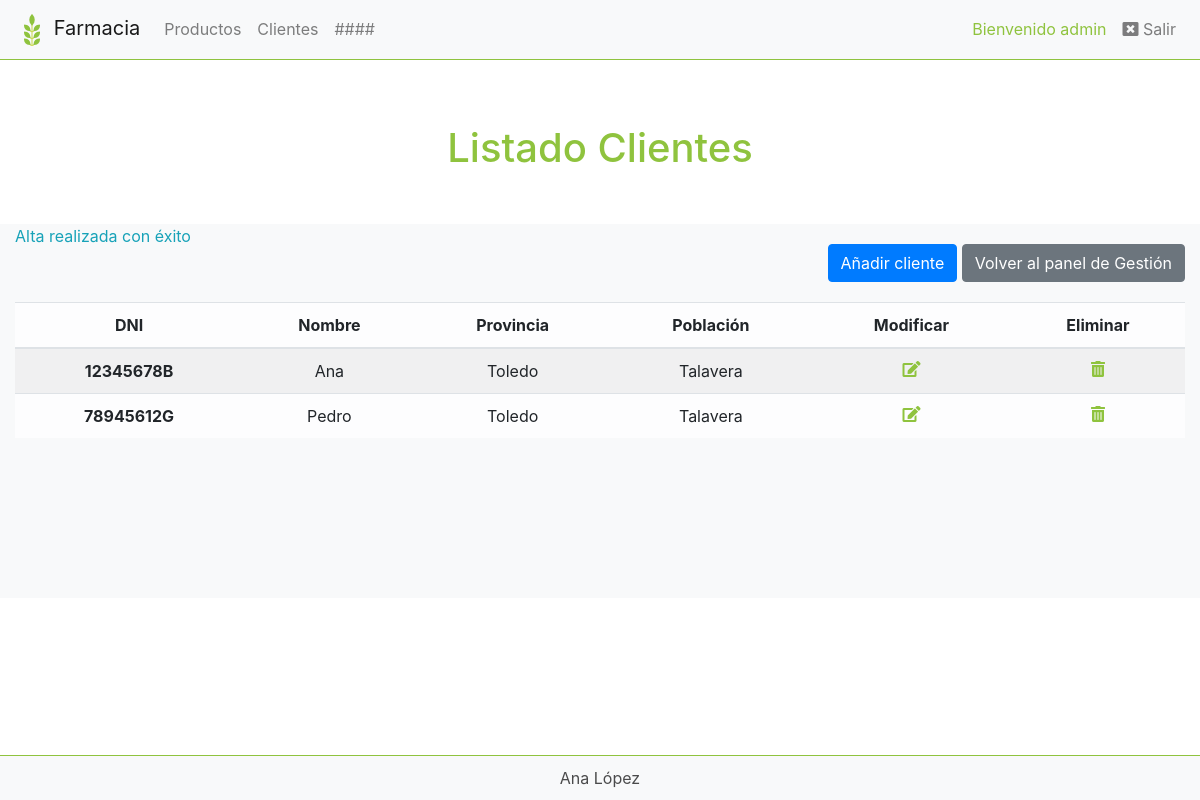
Screenshot of /farmacia/listado_clientes.php?control=1 (signed in) with the database file from the repository.
### tables this page shows
CREATE TABLE `clientes` (
  `dni` char(9) NOT NULL,
  `nombre` varchar(50) NOT NULL,
  `provincia` varchar(35) NOT NULL,
  `poblacion` varchar(50) NOT NULL
);

### farmacia/listado_clientes.php (the view, shortened to what this page needs)
<html>
	<head>
		<?php include("cnds.php"); ?>
	</head>
	<body>
		<?php include("menuAdmin.php"); ?>
		<div class="jumbotron text-center lmbot">
			<h1>Listado Clientes</h1>
		</div>
		<div class="container-fluid bg-light">
			<div class="row">
				<div class="col-sm-6 text-left">
					<?php
					if (isset ($_REQUEST['control']))
					{
						$cartel = $_REQUEST['control'];
						if ($cartel==1){
						?>
						<p class="text-info">Alta realizada con éxito</p>
						<?php
						}
					}
					?>
				</div>
				<div class="col-sm-6 text-right esp">
					<a href="fAlta_clientes.php" class="btn btn-primary">Añadir cliente</a>
					<a href="indexAdmin.php" class="btn btn-secondary">Volver al panel de Gestión</a>
				</div>
			</div>
		</div>
		<?php
			$conexion = mysqli_connect("localhost","root","","tienda") or die("Error al conectar con la base de datos");
			$registros = mysqli_query($conexion,"select * from clientes") or die("Error al realizar la consulta");
		?>
		<div class="container-fluid bg-light">
			<table class="table table-striped table-light text-center">
			  <thead class="">
				<tr>
				  <th>DNI</th>
				  <th>Nombre</th>
				  <th>Provincia</th>
				  <th>Población</th>
				  <th>Modificar</th>
				  <th>Eliminar</th>
				</tr>
			  </thead>
			  <tbody>
			  <?php while ($reg=mysqli_fetch_array($registros))
			  {
				  ?>
				<tr>
				  <th><?php echo $reg['dni'];?></th>
				  <td><?php echo $reg['nombre'];?></td>
				  <td><?php echo $reg['provincia'];?></td>
				  <td><?php echo $reg['poblacion'];?></td>
				  <td><a href="fModificar_clientes.php?dni=<?php echo $reg['dni'];?>"><i class="fas green fa-edit"></i></a></td>
				  <td><a href="eliminar_clientes.php?dni=<?php echo $reg['dni'];?>"><i class="fas green fa-trash-alt"></i></a></td>
				</tr>
				<?php
			  }
				?>
			  </tbody>
			</table>
			<br><br><br><br><br><br>
		</div>
		<footer>Ana López</footer>
	</body>
</html>

### farmacia/style.css (style rules this page uses)
footer { text-align: center; background-color: #f8f9fa!important; color: rgba(0,0,0,.7); border-top: 0.1px solid #8fc33e!important; padding: 10px 0px; position: fixed; bottom: 0; width: 100%; }
p { text-align: justify!important; }
.jumbotron { background-color: white!important; }
.jumbotron h1 { color: #8fc33e!important; }
.lmbot { margin-bottom: -20px!important; }
.esp { padding-top: 20px; padding-bottom: 20px; }
.green { color: #8fc33e!important; }

### rows the page displays
clientes: dni "12345678B", nombre "Ana", provincia "Toledo", poblacion "Talavera"
clientes: dni "78945612G", nombre "Pedro", provincia "Toledo", poblacion "Talavera"

### other values shown
$_SESSION['nombre'] "admin"
